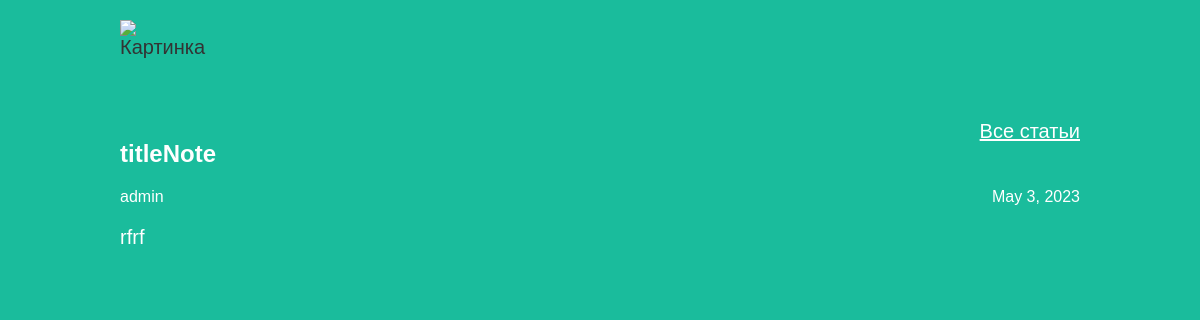
The page /article/1 on the database as committed earlier.
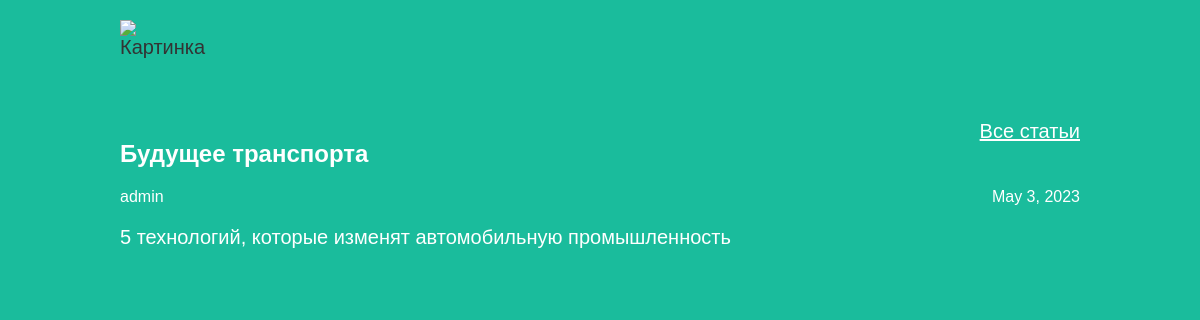
The same page on the database as committed later.
### articles/models.py (models this page shows, shortened)
class Article(models.Model):
    title = models.CharField(max_length=200)
    author = models.ForeignKey(User, on_delete=models.CASCADE)
    text = models.TextField()
    created_date = models.DateField(auto_now_add=True)
    def get_excerpt(self):
        return self.text[:140] + "..." if len(self.text) > 140 else self.text

### articles/views.py (the view)
# urls.py: re_path(r'^article/(?P<article_id>\d+)$', views.get_article, name='get_article'),
def get_article(request, article_id):
    try:
     post = Article.objects.get(id=article_id)
     return render(request, 'article.html', {"post": post})
    except Article.DoesNotExist:
     raise Http404

### articles/templates/article.html (shortened to what this page needs)
<!DOCTYPE html>
<html>
<head>
    <link rel="stylesheet" href="/static/css/article.css">
</head>
<body class="article">
    <div class="archive">
        <div class="headerleft">
            <p>
                {% load static %}
                <img src="{% static 'img/log.png' %}" alt="Картинка" />
                <a href="http://127.0.0.1:8000" style="float: right; color: white;">Все статьи</a>
    </p>
</div>
<div class="one-post">
    <h2 class="post-title">{{post.title}}</h2>
    <div class="article-info">
        <div class="article-author">{{post.author.username}}</div>
        <div class="article-created-date">{{post.created_date}}</div>
    </div>
    <p class="article-text">{{post.get_excerpt}}</p>
    </div>
    </div>
</body>
</html>

Rows that differ between the two databases and show on the page:
changed Article "admin": title "titleNote" → "Будущее транспорта"; get_excerpt "rfrf" → "5 технологий, которые изменят автомобильную промышленность"
